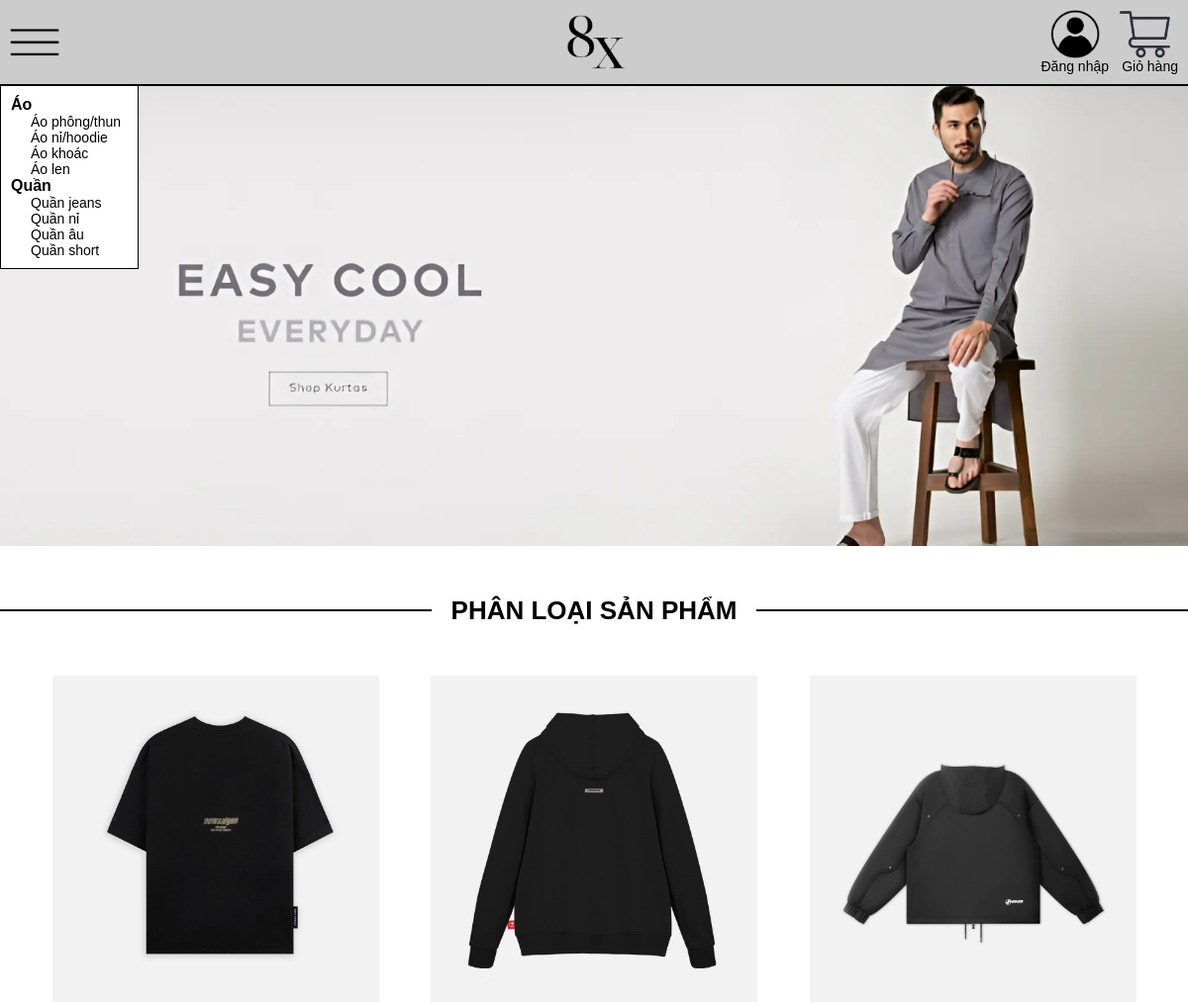
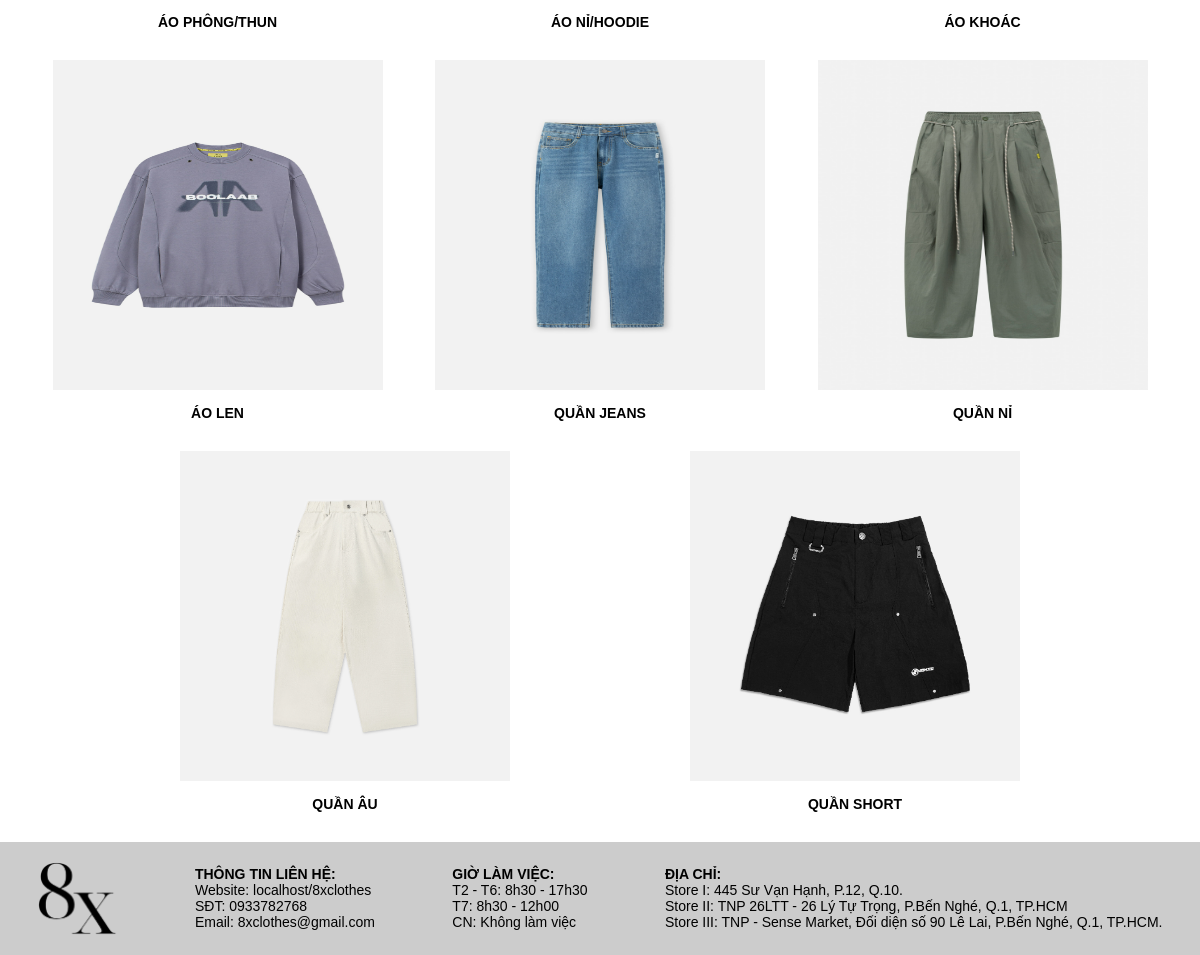
The page / on the database its author committed (2 pictures, top to bottom).
### tables this page shows
CREATE TABLE `phanloai` (
  `idphanloai` int(10) NOT NULL,
  `tenphanloai` varchar(20) NOT NULL,
  `nhomphanloai` varchar(255) NOT NULL,
  `hinhanhphanloai` varchar(255) NOT NULL
);

### php/database.php (called while the page is built, shortened)
<?php
class Database {
    public $host = DB_HOST;
    public $user = DB_USER;
    public $pass = DB_PASS;
    public $dbname = DB_NAME;
    public $link;
    private function connectDB() {
        $this->link = new mysqli($this->host, $this->user, $this->pass, $this->dbname);
    }
    public function select($query) {
        $result = $this->link->query($query) or die($this->link->error.__LINE__);
        if($result->num_rows > 0) {
            return $result;
        }
        else {
            return false;
        }
    }
}
?>

### php/classphanloai.php (called while the page is built, shortened)
<?php
include_once "database.php";
?>
<?php
class Phanloai {
    private $db;
    public function __construct() {
        $this->db = new Database();
    }
    public function show_phanloai() {
        $query = "SELECT * FROM phanloai ORDER BY idphanloai ASC";
        $result = $this->db->select($query);
        return $result;
    }
}
?>

### index.php (the view, shortened to what this page needs)
<html>
    <head>
        <link rel="stylesheet" href="css/index.css">
    </head>
    <body>
        <header>
            <?php include_once "header.php" ?>
        </header>
        <main>
            <?php
            include_once "php/classphanloai.php"
            ?>
            <?php
            $phanloai = new Phanloai;
            $show_phanloai = $phanloai->show_phanloai();
            ?>
            <section class=banner>
                <a href="">
                    <img src="images/banner.png">
                </a>
            </section>
            <section class=tieude>
                PHÂN LOẠI SẢN PHẨM
            </section>
            <section class=cacphanloai>
                <?php
                if($show_phanloai) {
                    while($result = $show_phanloai->fetch_assoc()) {
                ?>
                <div class=phanloai>
                    <a href="phanloai.php?id=<?php echo $result['idphanloai'] ?>"><img style="width:330px;height:330px" src="php/uploads/<?php echo $result['hinhanhphanloai'] ?>"></a>
                    <br>
                    <a href="phanloai.php?id=<?php echo $result['idphanloai'] ?>"><h1><?php echo $result['tenphanloai'] ?></h1></a>
                </div>
                <?php
                    }
                }
                ?>
            </section>
        </main>
        <footer>
            <?php include_once "footer.php" ?>
        </footer>
    </body>
</html>

### header.php
<head>
    <link rel="stylesheet" href="css/header.css">
</head>
<body>
    <?php
    include_once "php/classphanloai.php"
    ?>
    <?php
    $phanloai = new Phanloai;
    ?>
    <li>
        <a id=atmn href=""><img id=tmn src="images/thanhmenu.png"></a>
        <ul class="menu">
            <li><span>Áo</span>
                <ul>
                    <?php
                    $show_phanloai = $phanloai->show_phanloai();
                    if($show_phanloai) {
                        while($result = $show_phanloai->fetch_assoc()) {
                            if($result['nhomphanloai'] == "Áo") {
                    ?>
                    <li><a href="phanloai.php?id=<?php echo $result['idphanloai'] ?>"><?php echo $result['tenphanloai'] ?></a></li>
                    <?php
                            }
                        }
                    }
                    ?>
                </ul>
            </li>
            <li><span>Quần</span>
                <ul>
                    <?php
                    $show_phanloai = $phanloai->show_phanloai();
                    if($show_phanloai) {
                        while($result = $show_phanloai->fetch_assoc()) {
                            if($result['nhomphanloai'] == "Quần") {
                    ?>
                    <li><a href="phanloai.php?id=<?php echo $result['idphanloai'] ?>"><?php echo $result['tenphanloai'] ?></a></li>
                    <?php
                            }
                        }
                    }
                    ?>
                </ul>
            </li>
        </ul>
    </li>
    <li>
        <a href="index.php">
            <img id=logo src="images/logo.png">
        </a>
    </li>
    <div>
        <li>
            <a href="dangnhap.php">
                <img id=adn src="images/anhdangnhap.png">
                Đăng nhập
            </a>
        </li>
        <li>
            <a href="giohang.php">
                <img id=agh src="images/anhgiohang.png">
                Giỏ hàng
            </a>
        </li>
    </div>
</body>

### footer.php
<head>
    <link rel="stylesheet" href="css/footer.css">
</head>
<body>
    <section class="footer">
        <div class="logo">
            <img style="width:80px;" src="images/logo.png">
        </div>
        <div>
            <h1>THÔNG TIN LIÊN HỆ:</h1>
            <p>Website: localhost/8xclothes</p>
            <p>SĐT: 0933782768</p>
            <P>Email: 8xclothes@gmail.com</P>
        </div>
        <div>
            <h1>GIỜ LÀM VIỆC:</h1>
            <p>T2 - T6: 8h30 - 17h30</p>
            <p>T7: 8h30 - 12h00</p>
            <p>CN: Không làm việc</p>
        </div>
        <div>
            <h1>ĐỊA CHỈ:</h1>
            <p>Store I: 445 Sư Vạn Hạnh, P.12, Q.10.</p>
            <p>Store II: TNP 26LTT - 26 Lý Tự Trọng, P.Bến Nghé, Q.1, TP.HCM</p>
            <p>Store III: TNP - Sense Market, Đối diện số 90 Lê Lai, P.Bến Nghé, Q.1, TP.HCM.</p>
        </div>
    </section>
</body>

### css/index.css (style rules this page uses)
* { padding: 0; margin: 0; box-sizing: border-box; font-family: Arial, Helvetica, sans-serif; font-size: 14px; text-decoration: none; color: black; }
.banner { border-top: 2.35px solid black; }
.banner img { width: 100%; }
.tieude { display: flex; font-size: 26px; font-weight: bold; align-items: center; justify-content: center; margin: 50px 0px; gap: 20px; }
.tieude::after { content: ""; flex: 1; height: 2px; background-color: black; }
.tieude::before { content: ""; flex: 1; height: 2px; background-color: black; }
.phanloai { text-align: center; text-transform: uppercase; }
.phanloai h1 { margin-top: 15px; margin-bottom: 30px; }
.cacphanloai { display: flex; flex-wrap: wrap; justify-content: space-evenly; align-items: center; }

### css/header.css (style rules this page uses)
* { padding: 0; margin: 0; box-sizing: border-box; font-family: Arial, Helvetica, sans-serif; font-size: 14px; text-decoration: none; color: black; }
header { display: flex; background-color: #ccc; padding: 10px; justify-content: space-between; }
header a, li { display: flex; justify-content: center; align-items: center; }
header li { list-style: none; }
header a { flex-direction: column; }
#tmn { width: 50px; }
#logo { width: 60px; position: relative; left: 30px; }
#adn { width: 50px; }
#agh { width: 53px; position: relative; right: 5px; }
header div li:first-child { position: absolute; right: 80px; }
.menu { background-color: white; width: 140px; position: absolute; top: 86px; left: 0; padding: 10px; border: 1px solid black; visibility: hidden; transition: 0.3s; z-index: 9999; }
.menu li, a { justify-content: flex-start; align-items: flex-start; flex-direction: column; }
.menu span { font-weight: bold; font-size: 16px; }
.menu ul { padding-left: 20px; }
#atmn { position: absolute; left: 0px; padding: 30px 0px; padding-left: 10px; }

### css/footer.css (style rules this page uses)
* { padding: 0; margin: 0; box-sizing: border-box; font-family: Arial, Helvetica, sans-serif; font-size: 14px; text-decoration: none; color: black; }
.footer { display: flex; justify-content: space-evenly; align-items: center; background-color: #ccc; padding: 20px; gap: 60px; }

### rows shown on the page
phanloai: tenphanloai "Áo phông/thun", hinhanhphanloai (picture), tenphanloai "ÁO PHÔNG/THUN"
phanloai: tenphanloai "Áo nỉ/hoodie", hinhanhphanloai (picture), tenphanloai "ÁO NỈ/HOODIE"
phanloai: tenphanloai "Áo khoác", hinhanhphanloai (picture), tenphanloai "ÁO KHOÁC"
phanloai: tenphanloai "Áo len", hinhanhphanloai (picture), tenphanloai "ÁO LEN"
phanloai: tenphanloai "Quần jeans", hinhanhphanloai (picture), tenphanloai "QUẦN JEANS"
phanloai: tenphanloai "Quần nỉ", hinhanhphanloai (picture), tenphanloai "QUẦN NỈ"
phanloai: tenphanloai "Quần âu", hinhanhphanloai (picture), tenphanloai "QUẦN ÂU"
phanloai: tenphanloai "Quần short", hinhanhphanloai (picture), tenphanloai "QUẦN SHORT"
